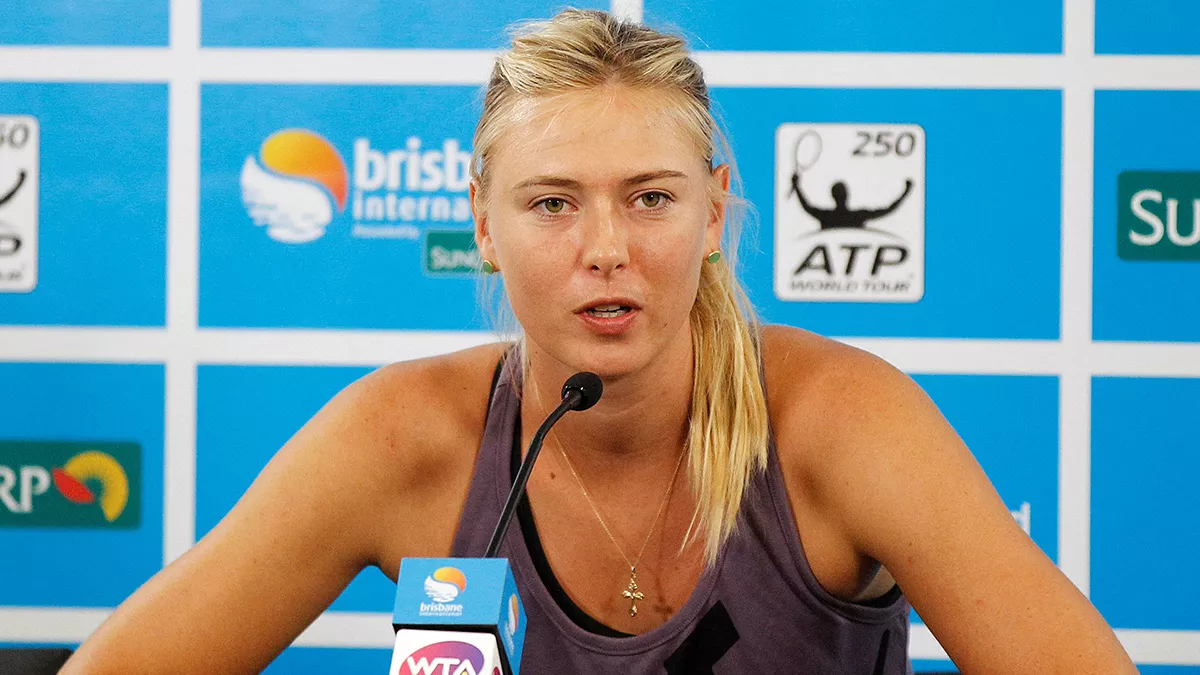
#> input picture test_images/sharapova2.jpg, 1200 x 675 px
$ jupyter execute --allow-errors classifier.ipynb   (shell and % lines are left out)
#> lines starting #> are read from the running program, lines starting #| are printed output that depends on the picture
[cell 1]
import cv2
import numpy as np
import matplotlib
import matplotlib.pyplot as plt
import warnings

[cell 2]
warnings.filterwarnings("ignore")

[cell 3]
img = cv2.imread("./test_images/sharapova2.jpg")
#> img is the input picture: shape (675, 1200, 3); mean B, G, R 157, 149.9, 115.4
img.shape
#> Out = (675, 1200, 3)

[cell 4]
plt.imshow(img);

[cell 5]
gray = cv2.cvtColor(img, cv2.COLOR_BGR2GRAY)
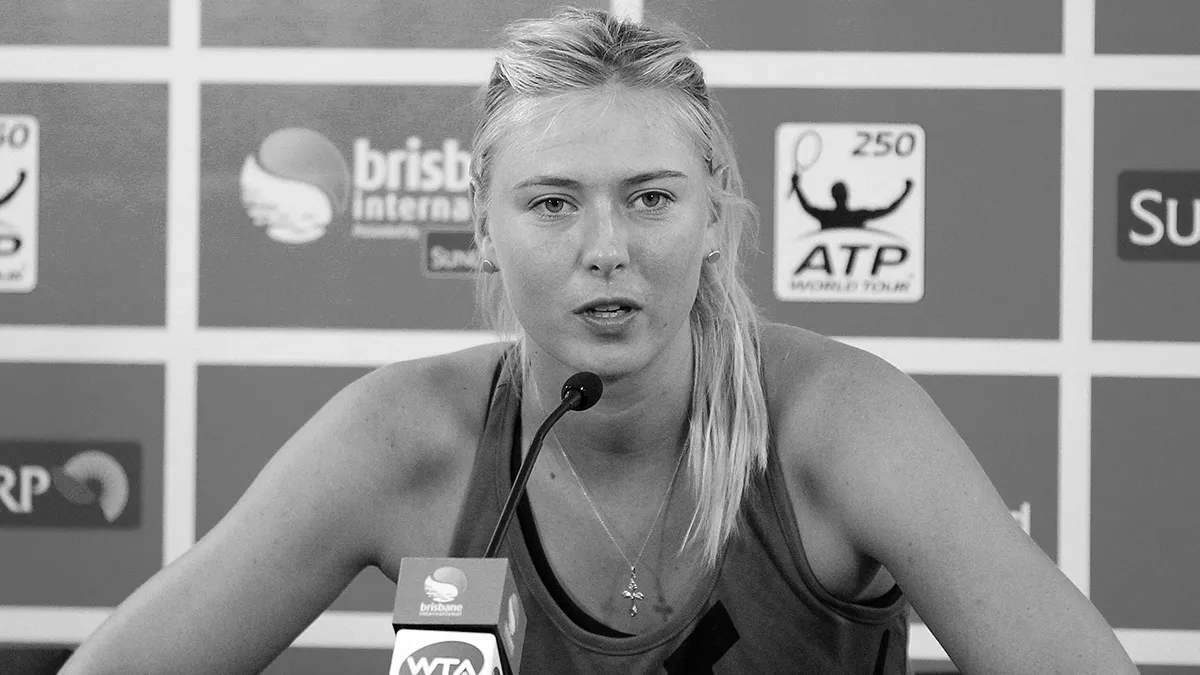
#> gray: shape (675, 1200); min 0, max 255, mean 140.4
gray.shape
#> Out = (675, 1200)

[cell 6]
plt.imshow(gray, cmap="gray");

[cell 7]
face_cascade = cv2.CascadeClassifier("./opencv/haarcascades/haarcascade_frontalface_default.xml")
eye_cascade = cv2.CascadeClassifier("./opencv/haarcascades/haarcascade_eye.xml")

faces = face_cascade.detectMultiScale(gray, 1.3, 5)
#> faces = [[476, 98, 258, 258]]
faces
#> Out = [[476, 98, 258, 258]]

[cell 8]
(x,y,w,h) = faces[0]
#> x = 476; y = 98; w = 258; h = 258
x,y,w,h
#> Out = (476, 98, 258, 258)

[cell 9]
face_img = cv2.rectangle(img,(x,y),(x+w,y+h),(255,0,0),2)
plt.imshow(face_img);

[cell 10]
cv2.destroyAllWindows()
for (x,y,w,h) in faces:
    face_img = cv2.rectangle(img,(x,y),(x+w,y+h),(255,0,0),2)
    roi_gray = gray[y:y+h, x:x+w]
    roi_color = face_img[y:y+h, x:x+w]
    eyes = eye_cascade.detectMultiScale(roi_gray)
    for (ex,ey,ew,eh) in eyes:
        cv2.rectangle(roi_color,(ex,ey),(ex+ew,ey+eh),(0,255,0),2)
#> this loop made 1 pass
#> (x, y, w, h, eyes) on pass 1: (476, 98, 258, 258, [[140, 70, 62, 62], [44, 76, 61, 61]])
#> pass 1, `roi_gray = gray[y:y+h, x:x+w]`:
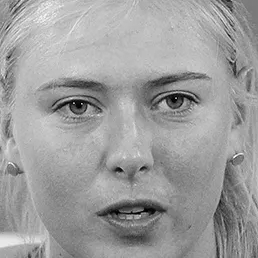
#> roi_gray: shape (258, 258); min 0, max 248, mean 157.5
#> after the loop:
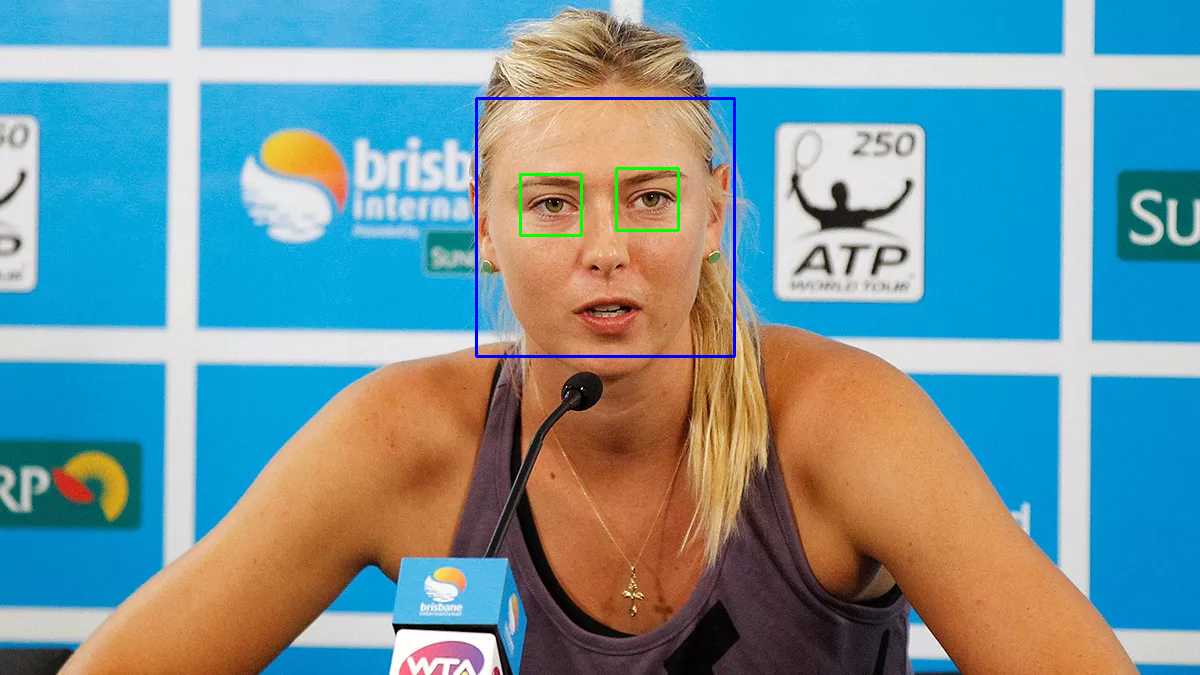
#> img: shape (675, 1200, 3); mean B, G, R 157.2, 149.5, 114.4
#> after the loop:
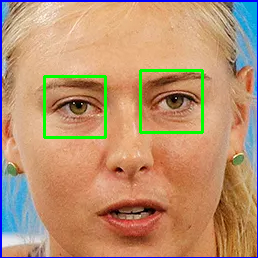
#> roi_color: shape (258, 258, 3); mean B, G, R 113.6, 145.9, 185.4


plt.figure()
plt.imshow(face_img, cmap='gray')
plt.show()

[cell 11]
ex, ey, ew, eh = eyes[0]
#> ex = 140; ey = 70; ew = 62; eh = 62

[cell 12]
cv2.destroyAllWindows()
deneme = cv2.rectangle(cv2.rectangle(img,(x,y),(x+w,y+h),(255,0,0),2),(ex, ey), (ex+ ew, ey+ eh), (0,255,0),2)
plt.imshow(deneme); # Alternatif

[cell 13]
plt.imshow(roi_color, cmap='gray');

[cell 14]
def get_cropped_image_if_2_eyes(image_path):
#> called with image_path = './test_images/sharapova2.jpg'
    img = cv2.imread(image_path)
    if img is not None:
        img = cv2.imread(image_path)
        gray = cv2.cvtColor(img, cv2.COLOR_BGR2GRAY)
        faces = face_cascade.detectMultiScale(gray, 1.3, 5)
#> faces = [[476, 98, 258, 258]]
        for (x,y,w,h) in faces:
            roi_gray = gray[y:y+h, x:x+w]
            roi_color = img[y:y+h, x:x+w]
            eyes = eye_cascade.detectMultiScale(roi_gray)
            if len(eyes) >= 2:
                return roi_color
#> this loop made 1 pass
#> pass 1, in get_cropped_image_if_2_eyes, `roi_color = img[y:y+h, x:x+w]`:
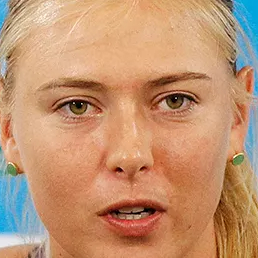
#> roi_color: shape (258, 258, 3); mean B, G, R 113.6, 147.5, 193.8

[cell 15]
org_image = cv2.imread("./test_images/sharapova2.jpg")
plt.imshow(org_image);

[cell 16]
cropped_img = get_cropped_image_if_2_eyes("./test_images/sharapova2.jpg")
if cropped_img is not None:
    plt.imshow(cropped_img)

[cell 17]
import numpy as np
import pywt
import cv2

def w2d(img, mode='haar', level=1):
#> called with mode = 'db1', level = 5
    imArray = img
    #Datatype conversions
    #convert to grayscale
    imArray = cv2.cvtColor( imArray,cv2.COLOR_RGB2GRAY )
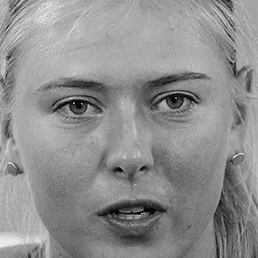
#> imArray: shape (258, 258); min 0, max 243, mean 142.6
    #convert to float
    imArray =  np.float32(imArray)
    imArray /= 255;
    # compute coefficients
    coeffs=pywt.wavedec2(imArray, mode, level=level)
#> coeffs = 6 items

    #Process Coefficients
    coeffs_H=list(coeffs)
#> coeffs_H = 6 items
    coeffs_H[0] *= 0;

    # reconstruction
    imArray_H=pywt.waverec2(coeffs_H, mode);
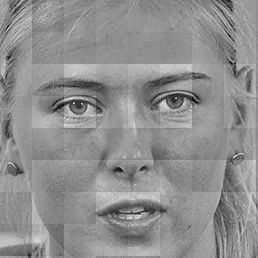
#> imArray_H: shape (258, 258) float32; min -0.591, max 0.458, mean -3.4e-10; drawn with min black and max white
    imArray_H *= 255;
    imArray_H =  np.uint8(imArray_H)
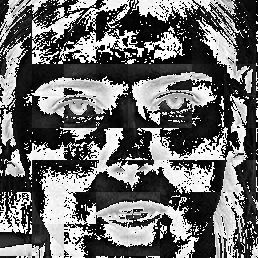
#> imArray_H: shape (258, 258); min 0, max 255, mean 106.6

    return imArray_H

[cell 18]
im_har = w2d(cropped_img,'db1',5)
plt.imshow(im_har, cmap='gray')

[cell 19]
org_img2 = cv2.imread("./test_images/sharapova1.jpg")
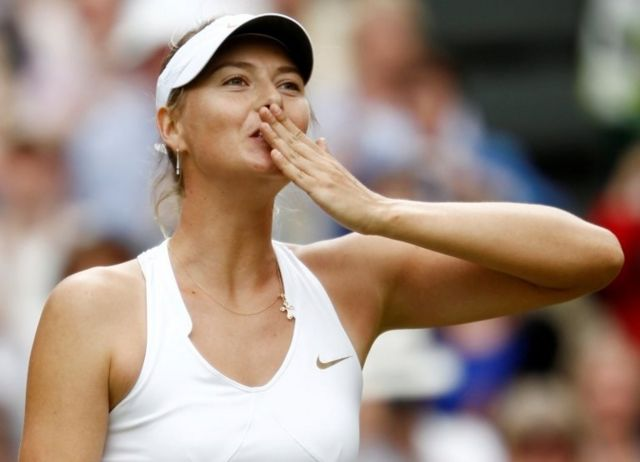
#> input picture test_images/sharapova1.jpg, 640 x 462 px
#> org_img2 is the input picture: shape (462, 640, 3); mean B, G, R 125.2, 137.4, 156.8
plt.imshow(org_img2);

[cell 20]
cropped_img2 = get_cropped_image_if_2_eyes("./test_images/sharapova1.jpg")
#> call 2 of get_cropped_image_if_2_eyes, with image_path = './test_images/sharapova1.jpg'
#> in get_cropped_image_if_2_eyes (call 2), `gray = cv2.cvtColor(img, cv2.COLOR_BGR2GRAY)`:
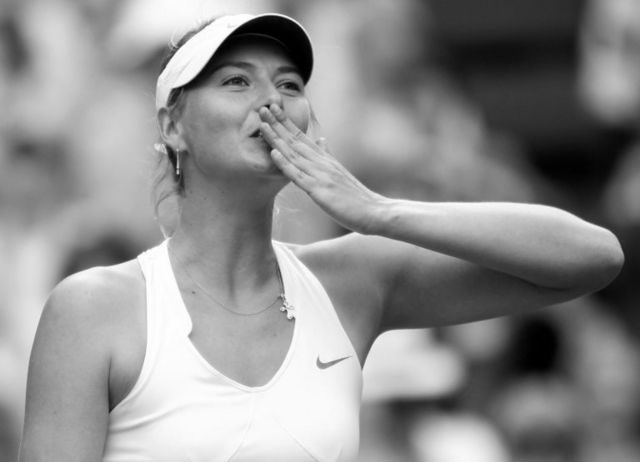
#> gray: shape (462, 640); min 0, max 255, mean 141.8
#> in get_cropped_image_if_2_eyes (call 2), `faces = face_cascade.detectMultiScale(gray, 1.3, 5)`: faces = ()
if cropped_img2 is not None:
    plt.imshow(cropped_img2)

[cell 21]
path_to_data = "./dataset/"
path_to_cr_data = "./dataset/cropped/"

[cell 22]
import os

[cell 23]
img_dirs = []
for entry in os.scandir(path_to_data):
    if entry.is_dir():
        img_dirs.append(entry.path)

[cell 24]
img_dirs

[cell 25]
import shutil

[cell 26]
if os.path.exists(path_to_cr_data):
    shutil.rmtree(path_to_cr_data)
os.mkdir(path_to_cr_data)

[cell 27]
cropped_image_dirs = []
celebrity_file_names_dict = {}
for img_dir in img_dirs:
    count = 1
    celebrity_name = img_dir.split('/')[-1]
    celebrity_file_names_dict[celebrity_name] = []
    for entry in os.scandir(img_dir):
        roi_color = get_cropped_image_if_2_eyes(entry.path)
        if roi_color is not None:
            cropped_folder = path_to_cr_data + celebrity_name
            if not os.path.exists(cropped_folder):
                os.makedirs(cropped_folder)
                cropped_image_dirs.append(cropped_folder)
                print("Generating cropped images in folder: ",cropped_folder)
            cropped_file_name = celebrity_name + str(count) + ".png"
            cropped_file_path = cropped_folder + "/" + cropped_file_name
            cv2.imwrite(cropped_file_path, roi_color)
            celebrity_file_names_dict[celebrity_name].append(cropped_file_path)
            count += 1

[cell 28]
celebrity_file_names_dict = {}
for img_dir in cropped_image_dirs:
    celebrity_name = img_dir.split('/')[-1]
    file_list = []
    for entry in os.scandir(img_dir):
        file_list.append(entry.path)
    celebrity_file_names_dict[celebrity_name] = file_list
celebrity_file_names_dict

[cell 29]
class_dict = {}
count = 0
for celebrity_name in celebrity_file_names_dict.keys():
    class_dict[celebrity_name] = count
    count = count + 1
class_dict
